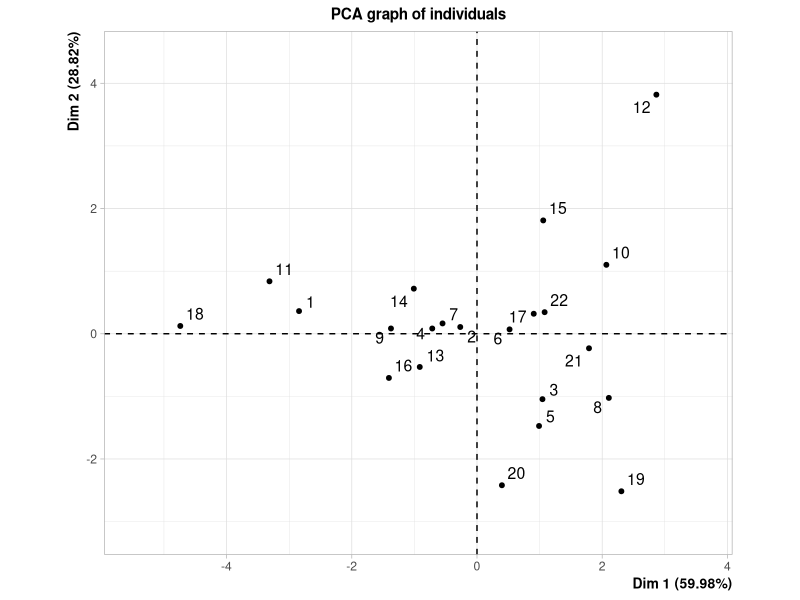
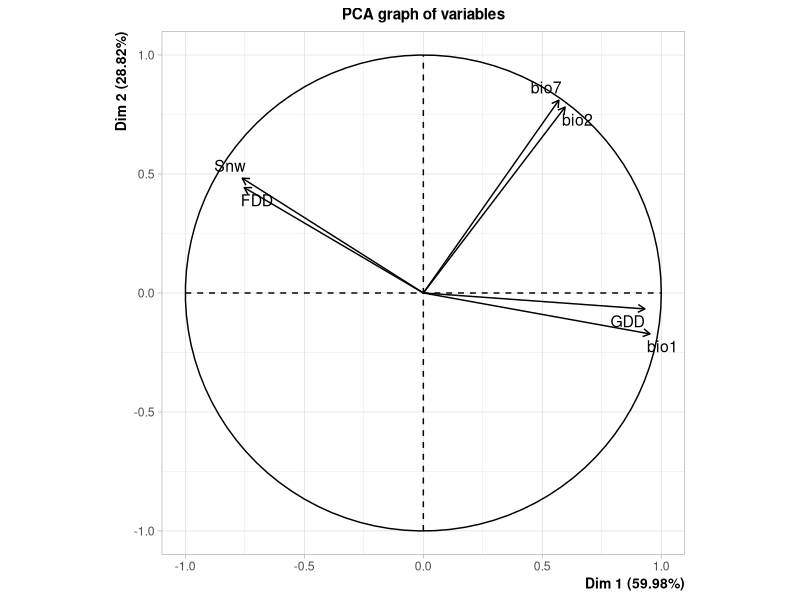
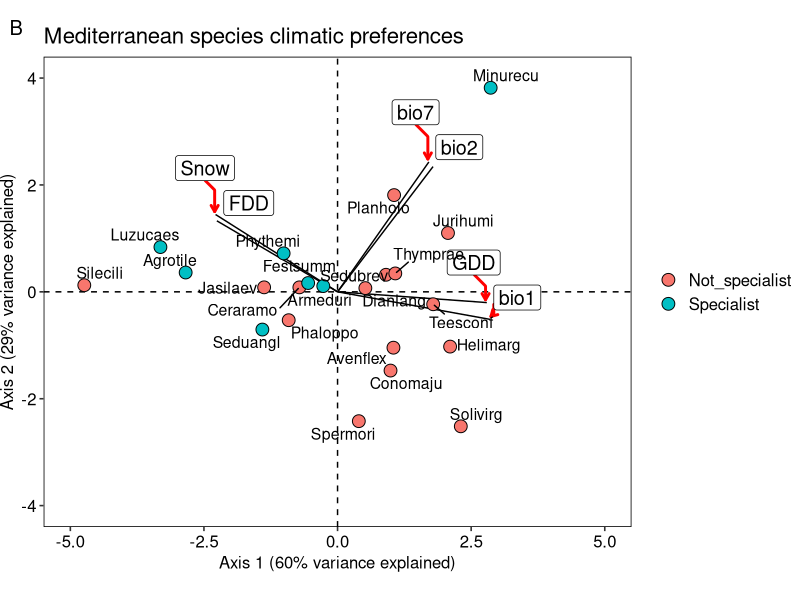
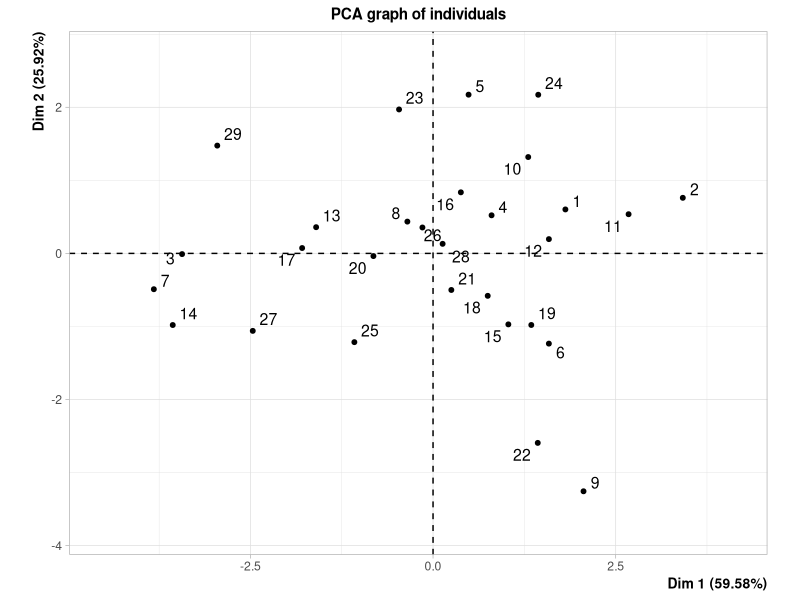
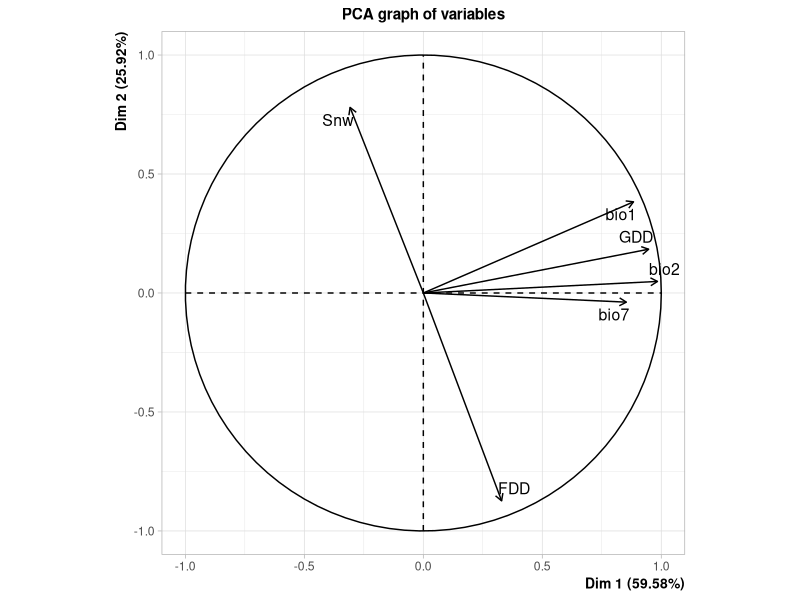

Here is the R script that generated these plots, in order: (Note: this script raises an error after producing the figures.)
library (tidyverse); library (dplyr);library(rstatix); library(ggrepel)
library (ggpubr);library (vegan)
# Species levels: ecological preferences and germination responses
# Species preferences calculated from ibuttons data and inventories
# original scripts and data in Omaña80 and Picos Github repository (respectively)
#script name indices and glms

# FROM ibuttons data: in picos from 02/10/2018 to 07/08/2019; in villabandin from 12/07/2021 to 29/05/2022
    # FDD: sum of degrees (daily mean) when daily Tmean is below 0 ºC (in absolute values)
    # GDD: sum of degrees (daily mean) when daily Tmean is above 5 ºC 
    # Snowdays = sum of days with snow cover, calculated as days when Tmax <0.5 and Tmin > -0.5 ºC
# These variables (altogether with bio1, bio2 and bio7) calculated mean x day, then month and finally year (whole datset)

# From inventory data: 80 plots per each community, at each plot species coverage estimated in %
# To calculate species preferences several filters applied:
    # consider only plots where each species has at least 10% coverage
    # climatic variables weighted per coverage 


####load species data and select variables ####

read.csv("data/species.csv", sep=";") %>%
  select(species, temperature_regime, family, community, habitat)  %>%
  convert_as_factor(temperature_regime, family, community, habitat) -> species

#check species names to match; problem with minuartia CF
#setdiff(species$species, sp_pref_picos$species)

#### PCA and correlations ####
# Mediterranean
read.csv("data/sp_pref_villa.csv", sep = ",") %>%
  dplyr::select(species, community, bio1, bio2, bio7, FDD, GDD, Snw) -> sp_pref_villa

sp_pref_villa%>%
  merge(species, by = c("community", "species"))%>%
  dplyr::select(community, species, family, habitat, bio1:Snw) %>%
  mutate(Taxon = species) %>% 
  group_by (community, species, family, habitat)%>%
  summarise(across (bio1:Snw, ~ mean(.x, na.rm = TRUE))) %>%
  mutate(species =make.cepnames(species))-> sp_pref_villa  # USEFUL!!Shorten sp names with 4 letters from genus name and 4 letter from species name 

sp_pref_villa[, 5:10] %>%
  FactoMineR::PCA() -> pca_villa

pca_villa$var$contrib
pca_villa$eig
sp_pref_villa[, 5:10] %>%  cor()

cbind((sp_pref_villa %>%  dplyr::select(community, species, family, habitat)), data.frame(pca_villa$ind$coord[, 1:4])) %>%
  mutate(species = factor(species)) -> pcaInds_villa

pca_villa$var$coord[, 1:2] %>%
  data.frame %>%
  rownames_to_column(var = "Variable") %>%
  mutate(Variable = fct_recode(Variable, "Snow" = "Snw"))-> pcaVars_villa

### Plot PCA
ggplot(pcaInds_villa, aes(x = Dim.1, y = Dim.2)) +
  coord_fixed() +
  geom_hline(yintercept = 0, linetype = "dashed") +
  geom_vline(xintercept = 0, linetype = "dashed") +
  geom_segment(data = pcaVars_villa, aes(x = 0, y = 0, xend = 3*Dim.1, yend = 3*Dim.2)) +
  geom_point(aes(fill = habitat), color = "black", show.legend = T, size = 4, shape = 21) + # family
  #geom_label(data = pcaVars_villa, aes(x = 3*Dim.1, y = 3*Dim.2, label = Variable),  show.legend = F, size = 4) +
  geom_label_repel(data = pcaVars_villa, aes(x = 3*Dim.1, y = 3*Dim.2, label = Variable),  show.legend = FALSE, size = 5, segment.size= 1,
                   point.padding = 0.2, nudge_x = .15, nudge_y = .5,segment.curvature = -1e-20, segment.linetype = 1, segment.color = "red", arrow = arrow(length = unit(0.015, "npc")))+
  geom_text_repel (data = pcaInds_villa, aes (x = Dim.1, y = Dim.2, label = species), show.legend = F, size =4) +
  ggthemes::theme_tufte(base_size=12) + 
  labs(title= "Mediterranean species climatic preferences", tag = "B")+
  theme(text = element_text(family = "sans"),
        plot.title = element_text (size= 16),
        legend.position = "right", 
        legend.title = element_blank(),
        legend.text = element_text(size = 12, color = "black"),
        panel.background = element_rect(color = "black", fill = NULL),
        axis.title = element_text(size = 12),
        axis.text = element_text(size = 12, color = "black"),
        plot.tag.position = c(0.02,1),
        plot.margin = unit(c(0, 0, 0, 0), "cm")) +
  scale_x_continuous(name = paste("Axis 1 (", round(pca_villa$eig[1, 2], 0),
                                  "% variance explained)", sep = ""), limits = c(-5, 5)) + #
  scale_y_continuous(name = paste("Axis 2 (", round(pca_villa$eig[2, 2], 0), 
                                  "% variance explained)", sep = ""), limits = c(-4, 4)) -> Med_sp_clim; Med_sp_clim
  
# Temperate 
#setdiff(sp_pref_picos$species, species$species)
#setdiff(species$species, sp_pref_picos$species)

read.csv("data/sp_pref_picos.csv", sep = ";") %>%
  select(species, community, bio1, bio2, bio7, FDD, GDD, Snw) -> sp_pref_picos

sp_pref_picos%>%
  merge(species, by = c("community", "species"))%>%
  dplyr::select(community, species, family, habitat, bio1:Snw) %>%
  mutate(Taxon = species, 
         species =make.cepnames(species))%>% # USEFUL!!Shorten sp names with 4 letters from genus name and 4 letter from species name 
  group_by (community, species, family, habitat)%>%
  summarise(across (bio1:Snw, ~ mean(.x, na.rm = TRUE))) -> sp_pref_picos


sp_pref_picos[, 5:10] %>%
  FactoMineR::PCA() -> pca_picos

pca_picos$var$contrib
pca_picos$eig
sp_pref_picos[, 5:10] %>%cor()

cbind((sp_pref_picos %>%  dplyr::select(community, species, family, habitat,)), data.frame(pca_picos$ind$coord[, 1:4])) %>%
  mutate(species = factor(species)) -> pcaInds_picos

pca_picos$var$coord[, 1:2] %>%
  data.frame %>%
  rownames_to_column(var = "Variable") %>%
  mutate(Variable = fct_recode(Variable, "Snow" = "Snw"))-> pcaVars_picos

### Plot PCA
ggplot(pcaInds, aes(x = Dim.1, y = Dim.2)) +
  coord_fixed() +
  geom_hline(yintercept = 0, linetype = "dashed") +
  geom_vline(xintercept = 0, linetype = "dashed") +
  geom_segment(data = pcaVars_picos, aes(x = 0, y = 0, xend = 3*Dim.1, yend = 3*Dim.2)) +
  geom_point(aes(fill = habitat), color = "black", show.legend = T, size = 4, shape = 21) + # family
  #geom_label(data = pcaVars_picos, aes(x = 3*Dim.1, y = 3*Dim.2, label = Variable),  show.legend = F, size = 4) +
  geom_label_repel(data = pcaVars_picos, aes(x = 3*Dim.1, y = 3*Dim.2, label = Variable),  show.legend = FALSE, size = 5, segment.size= 1,
                   point.padding = 0.2, nudge_x = .15, nudge_y = .5,segment.curvature = -1e-20, segment.linetype = 1, segment.color = "red", arrow = arrow(length = unit(0.015, "npc")))+
  geom_text_repel (data = pcaInds_picos, aes (x = Dim.1, y = Dim.2, label = species), show.legend = F, size =4) +
  ggthemes::theme_tufte(base_size=12) + 
  labs(title= "Temperate species climatic preferences", tag = "A")+
  theme(text = element_text(family = "sans"),
        plot.title = element_text (size= 16),
        legend.position = "right", 
        legend.title = element_blank(),
        legend.text = element_text(size = 12, color = "black"),
        panel.background = element_rect(color = "black", fill = NULL),
        axis.title = element_text(size = 12),
        axis.text = element_text(size = 12, color = "black"),
        plot.tag.position = c(0.02,1),
        plot.margin = unit(c(0, 0, 0, 0), "cm")) +
  scale_x_continuous(name = paste("Axis 1 (", round(pca_picos$eig[1, 2], 0),
                                  "% variance explained)", sep = ""), limits = c(-5, 5)) + 
  scale_y_continuous(name = paste("Axis 2 (", round(pca_picos$eig[2, 2], 0), 
                                  "% variance explained)", sep = ""), limits = c(-4, 4)) -> Tem_sp_clim; Tem_sp_clim

# combine graph
ggarrange(Tem_sp_clim, Med_sp_clim, ncol= 2, common.legend = T, legend="bottom")-> sp_clim;sp_clim
